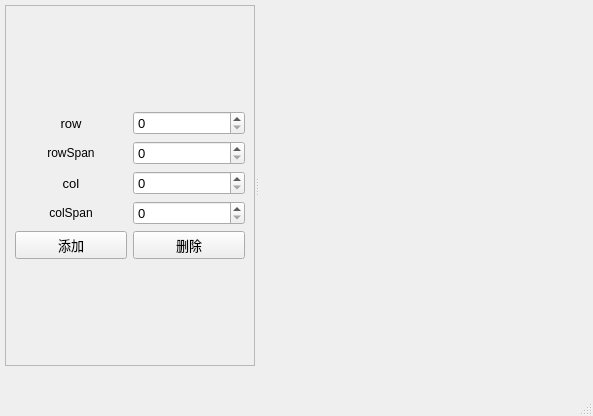
<?xml version="1.0" encoding="UTF-8"?>
<ui version="4.0">
 <class>MainWindow</class>
 <widget class="QMainWindow" name="MainWindow">
  <property name="geometry">
   <rect>
    <x>0</x>
    <y>0</y>
    <width>593</width>
    <height>416</height>
   </rect>
  </property>
  <property name="windowTitle">
   <string>MainWindow</string>
  </property>
  <widget class="QWidget" name="centralwidget">
   <widget class="QSplitter" name="splitter">
    <property name="geometry">
     <rect>
      <x>5</x>
      <y>5</y>
      <width>254</width>
      <height>361</height>
     </rect>
    </property>
    <property name="orientation">
     <enum>Qt::Horizontal</enum>
    </property>
    <widget class="QFrame" name="frame">
     <property name="minimumSize">
      <size>
       <width>250</width>
       <height>0</height>
      </size>
     </property>
     <property name="maximumSize">
      <size>
       <width>250</width>
       <height>16777215</height>
      </size>
     </property>
     <property name="frameShape">
      <enum>QFrame::StyledPanel</enum>
     </property>
     <property name="frameShadow">
      <enum>QFrame::Raised</enum>
     </property>
     <layout class="QVBoxLayout" name="verticalLayout_2">
      <item>
       <layout class="QVBoxLayout" name="verticalLayout">
        <item>
         <layout class="QGridLayout" name="gridLayout">
          <item row="0" column="1">
           <widget class="QSpinBox" name="spinBox_row">
            <property name="font">
             <font>
              <pointsize>10</pointsize>
             </font>
            </property>
           </widget>
          </item>
          <item row="1" column="0">
           <widget class="QLabel" name="label_rowSpan">
            <property name="text">
             <string>rowSpan</string>
            </property>
            <property name="alignment">
             <set>Qt::AlignCenter</set>
            </property>
           </widget>
          </item>
          <item row="0" column="0">
           <widget class="QLabel" name="label_row">
            <property name="font">
             <font>
              <pointsize>10</pointsize>
             </font>
            </property>
            <property name="text">
             <string>row</string>
            </property>
            <property name="alignment">
             <set>Qt::AlignCenter</set>
            </property>
           </widget>
          </item>
          <item row="2" column="0">
           <widget class="QLabel" name="label_col">
            <property name="font">
             <font>
              <pointsize>10</pointsize>
             </font>
            </property>
            <property name="text">
             <string>col</string>
            </property>
            <property name="alignment">
             <set>Qt::AlignCenter</set>
            </property>
           </widget>
          </item>
          <item row="2" column="1">
           <widget class="QSpinBox" name="spinBox_col">
            <property name="font">
             <font>
              <pointsize>10</pointsize>
             </font>
            </property>
           </widget>
          </item>
          <item row="3" column="0">
           <widget class="QLabel" name="label_colSpan">
            <property name="text">
             <string>colSpan</string>
            </property>
            <property name="alignment">
             <set>Qt::AlignCenter</set>
            </property>
           </widget>
          </item>
          <item row="1" column="1">
           <widget class="QSpinBox" name="spinBox_rowSpan">
            <property name="font">
             <font>
              <pointsize>10</pointsize>
             </font>
            </property>
           </widget>
          </item>
          <item row="3" column="1">
           <widget class="QSpinBox" name="spinBox_colSpan">
            <property name="font">
             <font>
              <pointsize>10</pointsize>
             </font>
            </property>
           </widget>
          </item>
         </layout>
        </item>
        <item>
         <layout class="QHBoxLayout" name="horizontalLayout">
          <item>
           <widget class="QPushButton" name="pushButton_add">
            <property name="font">
             <font>
              <pointsize>10</pointsize>
             </font>
            </property>
            <property name="text">
             <string>添加</string>
            </property>
           </widget>
          </item>
          <item>
           <widget class="QPushButton" name="pushButton_del">
            <property name="font">
             <font>
              <pointsize>10</pointsize>
             </font>
            </property>
            <property name="text">
             <string>删除</string>
            </property>
           </widget>
          </item>
         </layout>
        </item>
       </layout>
      </item>
     </layout>
    </widget>
    <widget class="customWidget" name="customwidget" native="true">
     <property name="sizePolicy">
      <sizepolicy hsizetype="Preferred" vsizetype="Preferred">
       <horstretch>0</horstretch>
       <verstretch>0</verstretch>
      </sizepolicy>
     </property>
    </widget>
   </widget>
  </widget>
  <widget class="QMenuBar" name="menubar">
   <property name="geometry">
    <rect>
     <x>0</x>
     <y>0</y>
     <width>593</width>
     <height>21</height>
    </rect>
   </property>
  </widget>
  <widget class="QStatusBar" name="statusbar"/>
 </widget>
 <customwidgets>
  <customwidget>
   <class>customWidget</class>
   <extends>QWidget</extends>
   <header location="global">customwidget.h</header>
   <container>1</container>
  </customwidget>
 </customwidgets>
 <resources/>
 <connections/>
</ui>
